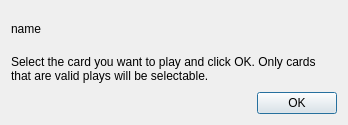
<?xml version="1.0" encoding="UTF-8"?>
<ui version="4.0">
 <class>selectCardDialog</class>
 <widget class="QDialog" name="selectCardDialog">
  <property name="windowModality">
   <enum>Qt::WindowModal</enum>
  </property>
  <property name="geometry">
   <rect>
    <x>0</x>
    <y>0</y>
    <width>348</width>
    <height>125</height>
   </rect>
  </property>
  <property name="windowTitle">
   <string>Select Card to Play</string>
  </property>
  <layout class="QVBoxLayout" name="verticalLayout">
   <item>
    <widget class="QLabel" name="lbl_name">
     <property name="text">
      <string>name</string>
     </property>
    </widget>
   </item>
   <item>
    <widget class="QLabel" name="lbl_instructions">
     <property name="text">
      <string>&lt;html&gt;&lt;head/&gt;&lt;body&gt;&lt;p&gt;Select the card you want to play and click OK. Only cards that are valid plays will be selectable.&lt;/p&gt;&lt;/body&gt;&lt;/html&gt;</string>
     </property>
     <property name="wordWrap">
      <bool>true</bool>
     </property>
    </widget>
   </item>
   <item>
    <widget class="QDialogButtonBox" name="buttonBox">
     <property name="orientation">
      <enum>Qt::Horizontal</enum>
     </property>
     <property name="standardButtons">
      <set>QDialogButtonBox::Ok</set>
     </property>
    </widget>
   </item>
  </layout>
 </widget>
 <resources/>
 <connections>
  <connection>
   <sender>buttonBox</sender>
   <signal>accepted()</signal>
   <receiver>selectCardDialog</receiver>
   <slot>accept()</slot>
   <hints>
    <hint type="sourcelabel">
     <x>248</x>
     <y>254</y>
    </hint>
    <hint type="destinationlabel">
     <x>157</x>
     <y>274</y>
    </hint>
   </hints>
  </connection>
 </connections>
</ui>
